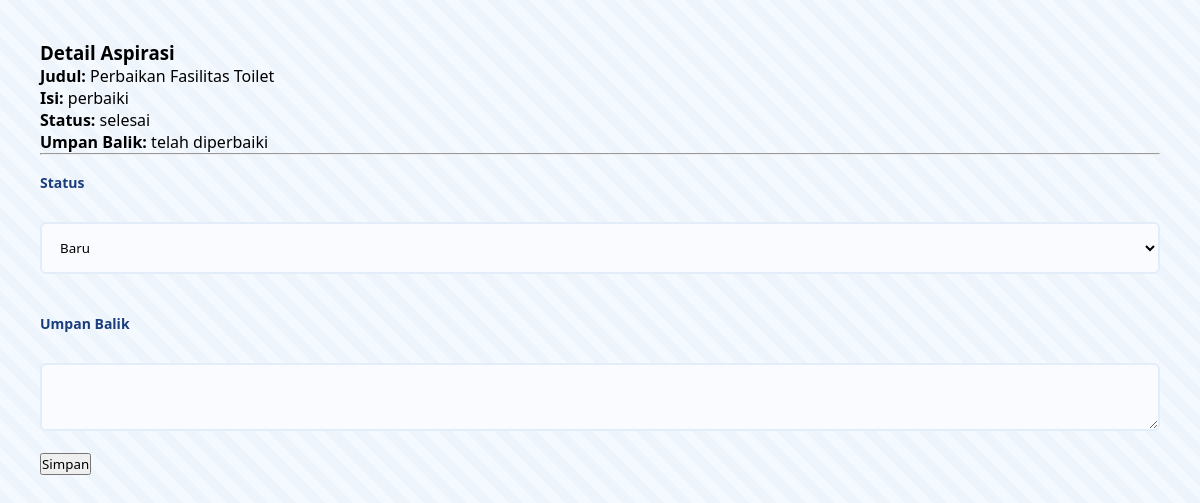
The app's page /index.php?controller=AdminController&action=detail&id=3 (signed in) with its own data.
### tables this page shows
CREATE TABLE `aspirasi` (
  `id_aspirasi` int(11) NOT NULL,
  `id_user` int(11) NOT NULL,
  `id_kategori` int(11) NOT NULL,
  `judul` varchar(150) NOT NULL,
  `isi` text NOT NULL,
  `tanggal` datetime DEFAULT current_timestamp(),
  `status` enum('baru','diproses','selesai') DEFAULT 'baru'
);

CREATE TABLE `umpan_balik` (
  `id_feedback` int(11) NOT NULL,
  `id_aspirasi` int(11) NOT NULL,
  `pesan` text NOT NULL,
  `tanggal` datetime DEFAULT current_timestamp()
);

### app/controllers/AdminController.php (called while the page is built, shortened)
<?php
require_once 'app/models/AspirasiModel.php';
class AdminController {
    private $model;
    public function __construct() {
        $this->model = new AspirasiModel();
    }
    public function detail() {
        $data = $this->model->getById($_GET['id']);
        $feedback = $this->model->getFeedback($_GET['id']);
        include 'app/views/admin/DetailAspirasi.php';
    }
}

### Index.php (called while the page is built, shortened)
<?php
$action     = $_GET['action'] ?? 'index';
$obj = new $controller();
$obj->$action();

### app/models/Koneksi.php (called while the page is built, shortened)
<?php
class Koneksi {
    private $host = "localhost";
    private $user = "root";
    private $pass = "";
    private $db   = "pengaduann";
    public function __construct() {
        $this->conn = new mysqli(
            $this->host,
            $this->user,
            $this->pass,
            $this->db
        );
    }
}

### app/models/AspirasiModel.php (called while the page is built, shortened)
<?php
require_once __DIR__ . '/Koneksi.php';
class AspirasiModel extends Koneksi {
    public function getById($id) {
        $stmt = $this->conn->prepare(
            "SELECT * FROM aspirasi WHERE id_aspirasi = ?"
        );
        $stmt->bind_param("i", $id);
        $stmt->execute();
        return $stmt->get_result()->fetch_assoc();
    }
    public function getFeedback($id_aspirasi) {
        $stmt = $this->conn->prepare(
            "SELECT * FROM umpan_balik WHERE id_aspirasi = ?"
        );
        $stmt->bind_param("i", $id_aspirasi);
        $stmt->execute();
        return $stmt->get_result()->fetch_assoc();
    }
}

### app/views/admin/DetailAspirasi.php (the view, shortened to what this page needs)
<h3>Detail Aspirasi</h3>
<link rel="stylesheet" href="public/css/style.css">
<p><b>Judul:</b> <?= $data['judul']; ?></p>
<p><b>Isi:</b> <?= $data['isi']; ?></p>
<p><b>Status:</b> <?= $data['status']; ?></p>
<?php if ($feedback): ?>
    <p><b>Umpan Balik:</b> <?= $feedback['pesan']; ?></p>
<?php endif; ?>
<hr>
<form method="post" action="Index.php?controller=AdminController&action=proses">
    <label>Status</label><br>
    <select name="status">
        <option value="baru">Baru</option>
    </select><br><br>
    <label>Umpan Balik</label><br>
    <textarea name="pesan" required></textarea><br><br>
    <button type="submit">Simpan</button>
</form>

### public/css/style.css (style rules this page uses)
* { margin: 0; padding: 0; box-sizing: border-box; font-family: 'Segoe UI', sans-serif; }
form label { display: block; margin-top: 18px; color: #1a3d7c; font-size: 14px; font-weight: 600; }
form input, form textarea, form select { width: 100%; padding: 14px; margin-top: 8px; border-radius: 6px; border: 2px solid #e3edf9; background: #f9fbff; }

### records on screen
aspirasi: judul "Perbaikan Fasilitas Toilet", isi "perbaiki", status "selesai"
umpan_balik: pesan "telah diperbaiki"
